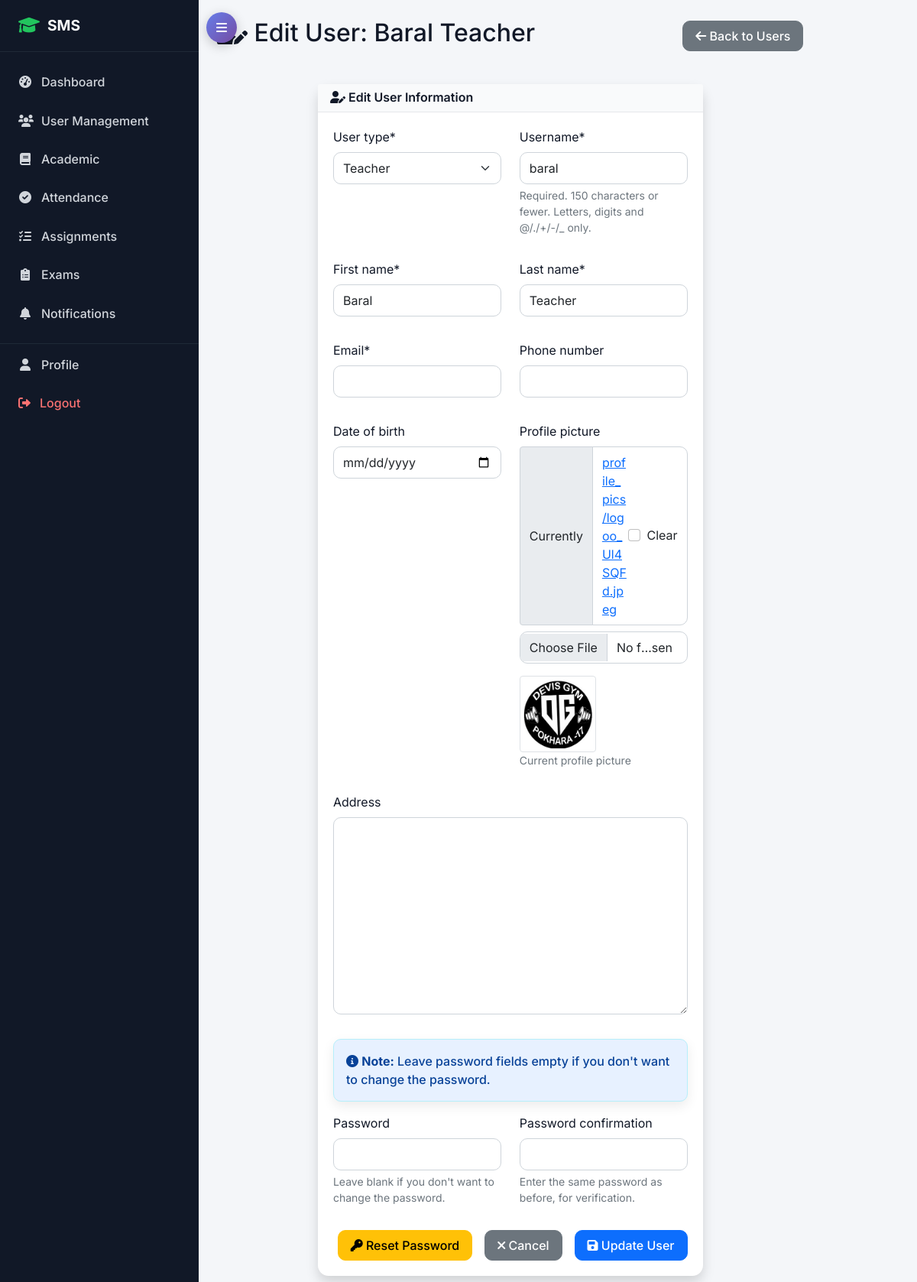
The app's page /accounts/admin/users/25/edit/ (signed in) with its own data.
### accounts/models.py (models this page shows, shortened)
class User(AbstractUser):
    USER_TYPE_CHOICES = (
        ('admin', 'Admin'),
        ('student', 'Student'),
        ('teacher', 'Teacher'),
        ('parent', 'Parent'),
    )
    organization = models.ForeignKey('saas.Organization', on_delete=models.CASCADE, related_name='users', null=True, blank=True)
    user_type = models.CharField(max_length=10, choices=USER_TYPE_CHOICES)
    phone_regex = RegexValidator(regex=r'^\+?1?\d{9,15}$', message="Phone number must be entered in the format: '+999999999'. Up to 15 digits allowed.")
    phone_number = models.CharField(validators=[phone_regex], max_length=17, blank=True)
    address = models.TextField(blank=True)
    date_of_birth = models.DateField(null=True, blank=True)
    profile_picture = models.ImageField(upload_to='profile_pics/', blank=True, null=True)
    is_active = models.BooleanField(default=True)
    created_at = models.DateTimeField(auto_now_add=True)
    updated_at = models.DateTimeField(auto_now=True)

### accounts/views.py (the view)
# urls.py: path('admin/users/<int:user_id>/edit/', views.admin_edit_user, name='admin_edit_user'),
@login_required
@user_passes_test(is_admin)
def admin_edit_user(request, user_id):
    user = get_object_or_404(get_tenant_user_queryset(request), id=user_id)
    if request.method == 'POST':
        user_form = UserRegistrationForm(request.POST, request.FILES, instance=user)
        if user_form.is_valid():
            updated_user = user_form.save(commit=False)
            if user.organization_id:
                updated_user.organization = user.organization
            updated_user.save()
            messages.success(request, f'{user.get_user_type_display()} account updated successfully!')
            return redirect('accounts:admin_user_list')
    else:
        user_form = UserRegistrationForm(instance=user)
    context = {
        'form': user_form,
        'user_obj': user
    }
    return render(request, 'accounts/admin_edit_user.html', context)

### accounts/forms.py (shortened to what this page needs)
class UserRegistrationForm(UserCreationForm):
    email = forms.EmailField(required=True)
    first_name = forms.CharField(max_length=30, required=True)
    last_name = forms.CharField(max_length=30, required=True)
    phone_number = forms.CharField(max_length=17, required=False)
    address = forms.CharField(widget=forms.Textarea, required=False)
    date_of_birth = forms.DateField(widget=forms.DateInput(attrs={'type': 'date'}), required=False)
    class Meta:
        model = User
        fields = ('username', 'email', 'first_name', 'last_name', 'phone_number',
                 'address', 'date_of_birth', 'password1', 'password2', 'user_type', 'profile_picture')
    def __init__(self, *args, **kwargs):
        super().__init__(*args, **kwargs)
        for field in self.fields:
            self.fields[field].widget.attrs.update({'class': 'form-control'})
        if self.instance and self.instance.pk:
            self.fields['password1'].required = False
            self.fields['password2'].required = False
            self.fields['password1'].help_text = 'Leave blank if you don\'t want to change the password.'

### accounts/auth_backend.py (called while the page is built)
    def get_user(self, user_id):
        try:
            db_alias = get_tenant_db()
            if db_alias and db_alias != 'default':
                return User.objects.using(db_alias).get(pk=user_id)
            return User.objects.get(pk=user_id)
        except User.DoesNotExist:
            return None

### accounts/views.py (called while the page is built)
def get_tenant_user_queryset(request):
    queryset = User.objects.all()
    organization = get_request_organization(request)
    if organization:
        queryset = queryset.filter(
            models.Q(organization=organization) |
            models.Q(organization_id__isnull=True)
        )
    elif request.user.is_authenticated and request.user.organization_id:
        queryset = queryset.filter(organization=request.user.organization)
    return queryset

def is_admin(user):
    return user.is_authenticated and user.user_type == 'admin'

### saas/context_processors.py (called while the page is built)
def tenant_context(request):
    return {
        'current_organization': getattr(request, 'organization', None),
        'current_subscription': getattr(request, 'subscription', None),
    }

### saas/db_router.py (called while the page is built)
def get_tenant_db():
    return getattr(_thread_locals, 'tenant_db', 'default')

def clear_tenant_db():
    if hasattr(_thread_locals, 'tenant_db'):
        delattr(_thread_locals, 'tenant_db')

### saas/utils.py (called while the page is built)
def get_host_without_port(request):
    host = request.get_host().split(':', 1)[0].strip().lower()
    return host

### templates/accounts/admin_edit_user.html (shortened to what this page needs)
{% extends 'base.html' %}
{% load crispy_forms_tags %}
{% block content %}
<div class="row">
    <div class="col-12">
        <div class="d-flex justify-content-between align-items-center mb-4">
            <h2><i class="fas fa-user-edit"></i> Edit User: {{ user_obj.get_full_name|default:user_obj.username }}</h2>
            <a href="{% url 'accounts:admin_user_list' %}" class="btn btn-secondary">
                <i class="fas fa-arrow-left"></i> Back to Users
            </a>
        </div>
    </div>
</div>
<div class="row justify-content-center">
    <div class="col-lg-8">
        <div class="card shadow">
            <div class="card-header bg-warning text-white">
                <h6 class="m-0"><i class="fas fa-user-edit"></i> Edit User Information</h6>
            </div>
            <div class="card-body">
                <form method="post" enctype="multipart/form-data">
                    <div class="row">
                        <div class="col-md-6">
                            {{ form.user_type|as_crispy_field }}
                        </div>
                        <div class="col-md-6">
                            {{ form.username|as_crispy_field }}
                        </div>
                    </div>
                    <div class="row">
                        <div class="col-md-6">
                            {{ form.first_name|as_crispy_field }}
                        </div>
                        <div class="col-md-6">
                            {{ form.last_name|as_crispy_field }}
                        </div>
                    </div>
                    <div class="row">
                        <div class="col-md-6">
                            {{ form.email|as_crispy_field }}
                        </div>
                        <div class="col-md-6">
                            {{ form.phone_number|as_crispy_field }}
                        </div>
                    </div>
                    <div class="row">
                        <div class="col-md-6">
                            {{ form.date_of_birth|as_crispy_field }}
                        </div>
                        <div class="col-md-6">
                            {{ form.profile_picture|as_crispy_field }}
                            {% if user_obj.profile_picture %}
                                <div class="mt-2">
                                    <img src="{{ user_obj.profile_picture.url }}" class="img-thumbnail" width="100">
                                    <p class="small text-muted">Current profile picture</p>
                                </div>
                            {% endif %}
                        </div>
                    </div>
                    <div class="row">
                        <div class="col-12">
                            {{ form.address|as_crispy_field }}
                        </div>
                    </div>
                    <div class="alert alert-info">
                        <i class="fas fa-info-circle"></i>
                        <strong>Note:</strong> Leave password fields empty if you don't want to change the password.
                    </div>
                    <div class="row">
                        <div class="col-md-6">
                            {{ form.password1|as_crispy_field }}
                        </div>
                        <div class="col-md-6">
                            {{ form.password2|as_crispy_field }}
                        </div>
                    </div>
                    <div class="d-grid gap-2 d-md-flex justify-content-md-end">
                        <a href="{% url 'accounts:admin_reset_password' user_obj.id %}" class="btn btn-warning me-md-2">
                            <i class="fas fa-key"></i> Reset Password
                        </a>
                        <a href="{% url 'accounts:admin_user_list' %}" class="btn btn-secondary me-md-2">
                            <i class="fas fa-times"></i> Cancel
                        </a>
                        <button type="submit" class="btn btn-primary">
                            <i class="fas fa-save"></i> Update User
                        </button>
                    </div>
                </form>
            </div>
        </div>
    </div>
</div>
{% endblock %}

### records on screen
User: get_full_name "Baral Teacher", user_type "Teacher", username "baral", first_name "Baral", last_name "Teacher", profile_picture (picture)
